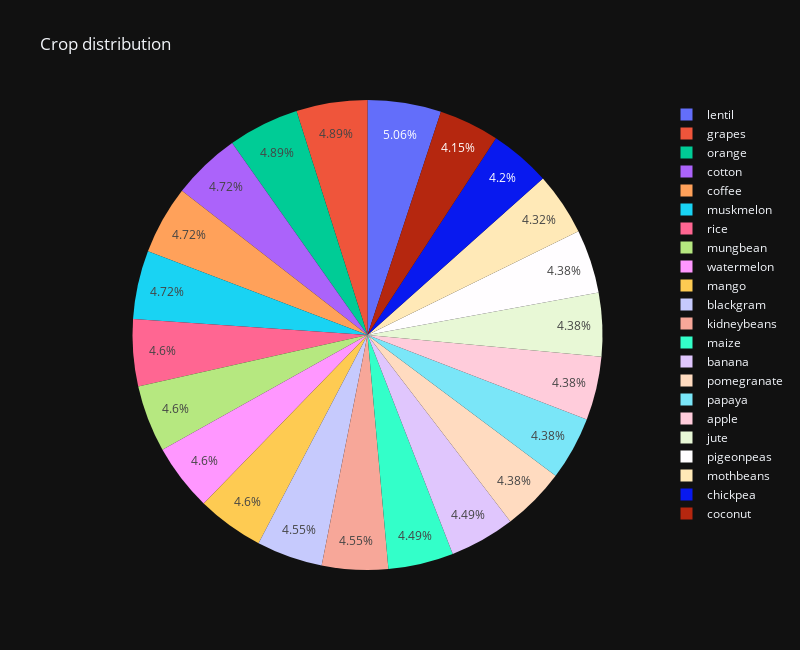

Here is the notebook cell this chart was saved with:
### Code cell
import plotly.express as px


fig = px.pie(crop_distribution, values='count', names='label', title='Crop distribution', width=800, height=650)
fig.show()

### Figure 1 — Plotly figure (JSON) as saved in the notebook; plotly's stock layout.template omitted (floating-point values rounded to 4 significant figures)
{"data": [{"domain": {"x": [0.0, 1.0], "y": [0.0, 1.0]}, "hovertemplate": "label=%{label}<br>count=%{value}<extra></extra>", "labels": ["lentil", "grapes", "orange", "cotton", "coffee", "muskmelon", "rice", "mungbean", "watermelon", "mango", "blackgram", "kidneybeans", "maize", "banana", "pomegranate", "papaya", "apple", "jute", "pigeonpeas", "mothbeans", "chickpea", "coconut"], "legendgroup": "", "name": "", "showlegend": true, "values": [89, 86, 86, 83, 83, 83, 81, 81, 81, 81, 80, 80, 79, 79, 77, 77, 77, 77, 77, 76, 74, 73], "type": "pie"}], "layout": {"legend": {"tracegroupgap": 0}, "title": {"text": "Crop distribution"}, "height": 650, "width": 800}}
